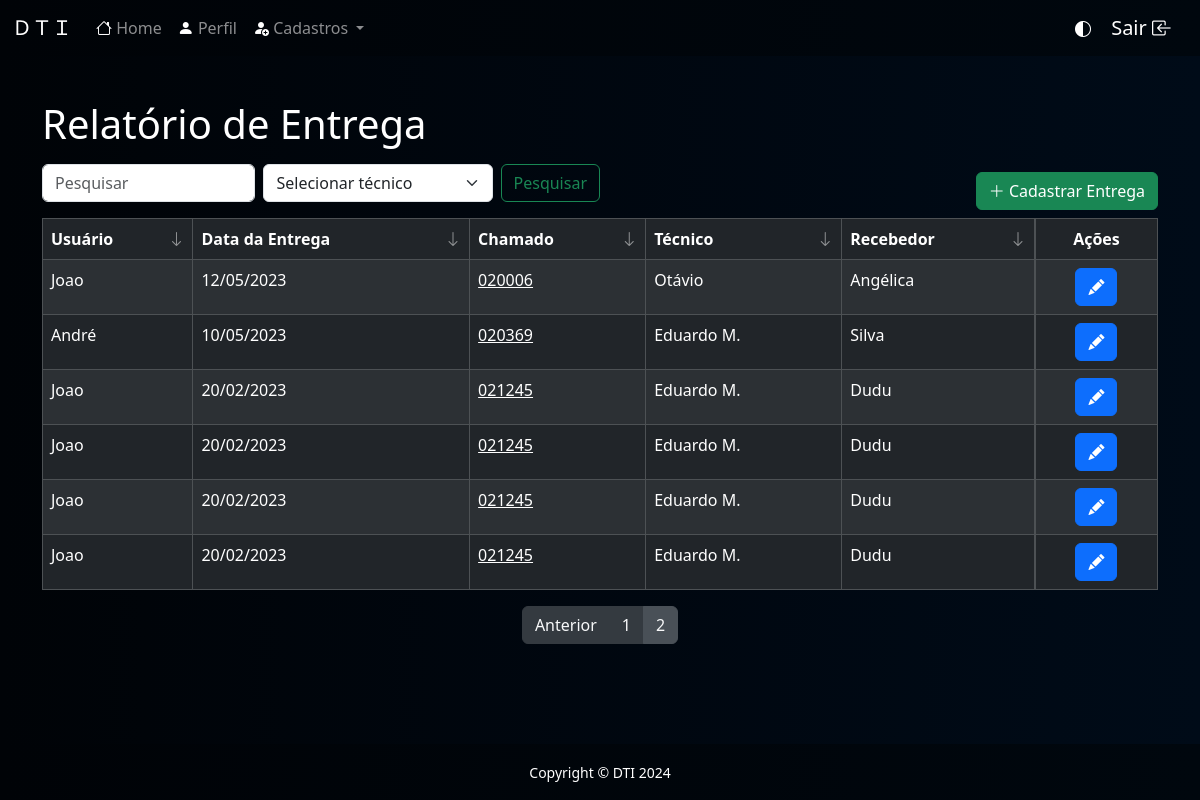
Page /home/relatorio.php?page=2&sort_col=1&sort_order=DESC (signed in) on the committed database.
### tables this page shows
CREATE TABLE `tabela` (
  `id` int(11) NOT NULL,
  `id_usuario` int(11) NOT NULL,
  `data` varchar(15) NOT NULL,
  `chamado` varchar(20) NOT NULL,
  `id_tecnico` int(11) NOT NULL,
  `recebedor` varchar(100) NOT NULL
);

CREATE TABLE `usuario` (
  `id` int(11) NOT NULL,
  `nome` varchar(100) NOT NULL,
  `senha` varchar(100) NOT NULL,
  `status` int(1) NOT NULL,
  `nivel` int(1) NOT NULL
);

CREATE TABLE `tecnico` (
  `id` int(11) NOT NULL,
  `nome` varchar(100) NOT NULL,
  `status` int(1) NOT NULL
);

### home/relatorio.php (the view, shortened to what this page needs)
<?php
    require_once('../conexao.php');
    $V_WHERE = "";
    $T_WHERE = "";
    $itens_por_pagina = 15;
    $pagina = isset($_GET['page']) ? $_GET['page'] : 1;
    $offset = ($pagina - 1) * $itens_por_pagina;
    $sql_count = "SELECT COUNT(*) AS total, usuario.nome AS nome_usuario
                    FROM tabela
                    INNER JOIN usuario ON tabela.id_usuario = usuario.id
                    WHERE 1 = 1 " . $V_WHERE . $T_WHERE;
    $resultado_count = mysqli_query($conexao, $sql_count);
    $linha_count = mysqli_fetch_assoc($resultado_count);
    $total_registros = $linha_count['total'];
    $total_paginas = ceil($total_registros / $itens_por_pagina);
    $sort_col = isset($_GET['sort_col']) ? $_GET['sort_col'] : 1;
    $sort_order = isset($_GET['sort_order']) ? $_GET['sort_order'] : 'DESC';
    switch ($sort_col) {
        case 1:
            $sort_col = 'STR_TO_DATE(tabela.data, "%d/%m/%Y")';
            break;
    }
    $sql = "SELECT tabela.*, usuario.nome AS nome_usuario, tecnico.nome AS nome_tecnico
            FROM tabela
            INNER JOIN usuario ON tabela.id_usuario = usuario.id
            INNER JOIN tecnico ON tabela.id_tecnico = tecnico.id
            WHERE 1 = 1 " . $V_WHERE . $T_WHERE . "
            ORDER BY $sort_col $sort_order
            LIMIT $itens_por_pagina OFFSET $offset";
    $resultado = mysqli_query($conexao, $sql);
?>
<!DOCTYPE html>
<html lang="pt-br">
<head>
    <link href="https://cdn.jsdelivr.net/npm/bootstrap@5.3.3/dist/css/bootstrap.min.css" rel="stylesheet">
    <link rel="stylesheet" href="https://cdn.jsdelivr.net/npm/bootstrap-icons@1.11.3/font/bootstrap-icons.min.css">
</head>
<body>
    <?php require_once("../template/menu01.php") ?>
    <main class="container" style="margin-top: 100px;">
        <h1>Relatório de Entrega</h1>
        <div class="d-flex justify-content-between align-items-end mb-2">
            <form class="d-flex col-6 mt-2 mb-2" method="post" role="search">
                <input class="form-control me-2" type="search" name="search" placeholder="Pesquisar" aria-label="Search">
                <select class="form-select me-2" name="search-tec" id="search-tec">
                    <option selected value="" style="color: black;">Selecionar técnico</option>
                </select>
                <button class="btn btn-outline-success" type="submit" name="pesquisar">Pesquisar</button>
            </form>
            <a href="../cadastro/cad-entrega.php" class="btn btn-success"><i class="bi bi-plus-lg"></i> Cadastrar Entrega</a>
        </div>
        <table id="tabela" class="table table-dark table-striped table-bordered">
            <thead>
                <tr>
                    <th id="header0" onclick="sortTable(0)" class="sortable asc">Usuário <i class="bi bi-arrow-down sort-icon"></th>
                    <th id="header1" onclick="sortTable(1)" class="sortable">Data da Entrega <i class="bi bi-arrow-down sort-icon"></th>
                    <th id="header2" onclick="sortTable(2)" class="sortable">Chamado <i class="bi bi-arrow-down sort-icon"></th>
                    <th id="header3" onclick="sortTable(3)" class="sortable">Técnico <i class="bi bi-arrow-down sort-icon"></th>
                    <th id="header4" onclick="sortTable(4)" class="sortable">Recebedor <i class="bi bi-arrow-down sort-icon"></th>
                    <th class="d-flex justify-content-center">Ações</th>
                </tr>
            </thead>
            <tbody>
                <?php
                    while ($linha = mysqli_fetch_array($resultado)) {
                ?>
                <tr>
                    <td><?= $linha['nome_usuario'] ?></td>
                    <td><?= $linha['data'] ?></td>
                    <td><a href="http://sup.umuarama.pr.gov.br/scp/tickets.php?id=<?= $linha['chamado'] ?>" target="_blank"><?= $linha['chamado'] ?></a></td>
                    <td><?= $linha['nome_tecnico'] ?></td>
                    <td><?= $linha['recebedor'] ?></td>
                    <td class="d-flex justify-content-center gap-2">
                        <abbr title="Editar"><a class="btn btn-primary" href="../editar/edit-entrega.php?id=<?= $linha['id'] ?>"><i class="bi bi-pencil-fill"></i></a></abbr>
                    </td>
                </tr>
                <?php } ?>
            </tbody>
        </table>
        <nav aria-label="Paginação">
            <ul class="pagination justify-content-center">
                <?php if ($pagina > 1): ?>
                    <li class="page-item"><a class="page-link" href="?page=<?= $pagina - 1 ?>&sort_col=<?= isset($_GET['sort_col']) ? $_GET['sort_col'] : '1' ?>&sort_order=<?= isset($_GET['sort_order']) ? $_GET['sort_order'] : 'DESC' ?>">Anterior</a></li>
                <?php endif; ?>
                <?php for ($i = 1; $i <= $total_paginas; $i++): ?>
                    <li class="page-item <?= ($pagina == $i) ? 'active' : '' ?>"><a class="page-link" href="?page=<?= $i ?>&sort_col=<?= isset($_GET['sort_col']) ? $_GET['sort_col'] : '1' ?>&sort_order=<?= isset($_GET['sort_order']) ? $_GET['sort_order'] : 'DESC' ?>"><?= $i ?></a></li>
                <?php endfor; ?>
            </ul>
        </nav>
    </main>
    <?php require_once("../template/rodape01.php") ?>
</body>
</html>

### home/relatorio.php (style rules this page uses)
* { color: white; }
body { background-color: #000B18; display: flex; flex-direction: column; min-height: 100vh; }
main { flex: 1; }
a { color: white; }
option { color: black; }
th, td { text-align: left; position: relative; }
.sort-icon { position: absolute; right: 8px; top: 50%; transform: translateY(-50%); margin-left: 5px; opacity: 0.5; transition: opacity 0.3s ease; }
.sortable { position: relative; cursor: pointer; }
.pagination .page-link { color: #f8f9fa; background-color: #343a40; border-color: #343a40; }
.pagination .page-item.active .page-link { background-color: #495057; border-color: #495057; }

### template/menu01.php (style rules this page uses)
body { background: linear-gradient(to right, #000307, #000B18); color: #fff; }

### rows in the picture
tabela: id_usuario.nome "Joao", data "12/05/2023", chamado "020006", id_tecnico.nome "Otávio", recebedor "Angélica"
tabela: id_usuario.nome "André", data "10/05/2023", chamado "020369", id_tecnico.nome "Eduardo M.", recebedor "Silva"
tabela: id_usuario.nome "Joao", data "20/02/2023", chamado "021245", id_tecnico.nome "Eduardo M.", recebedor "Dudu"
tabela: id_usuario.nome "Joao", data "20/02/2023", chamado "021245", id_tecnico.nome "Eduardo M.", recebedor "Dudu"
tabela: id_usuario.nome "Joao", data "20/02/2023", chamado "021245", id_tecnico.nome "Eduardo M.", recebedor "Dudu"
tabela: id_usuario.nome "Joao", data "20/02/2023", chamado "021245", id_tecnico.nome "Eduardo M.", recebedor "Dudu"
